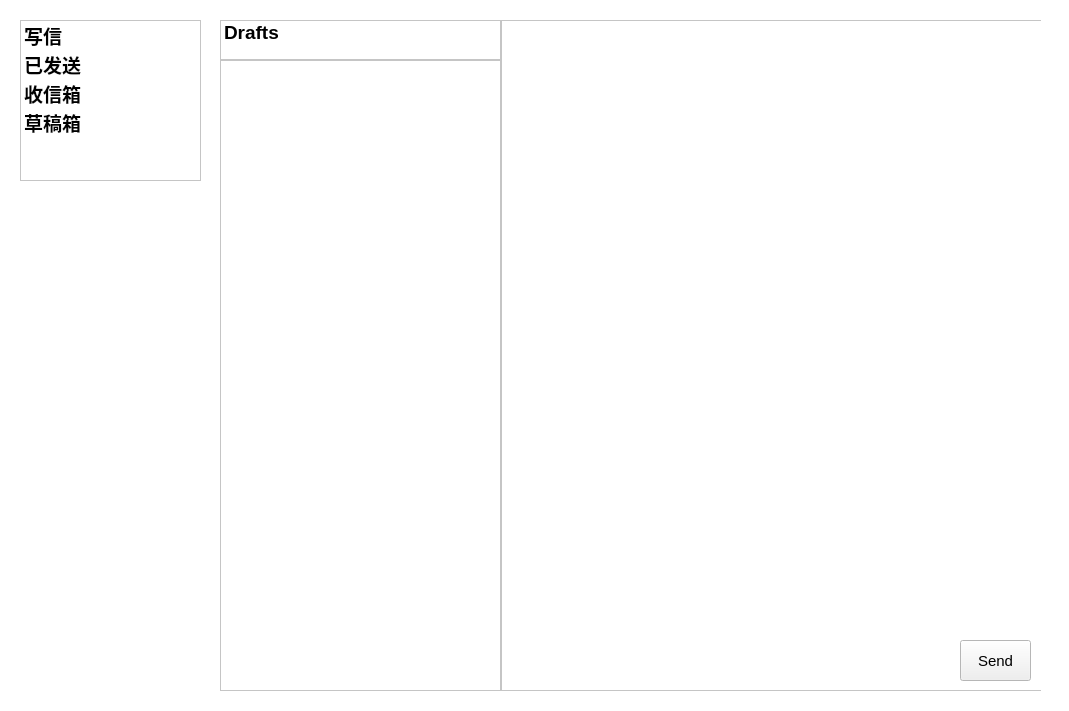
<?xml version="1.0" encoding="UTF-8"?>
<ui version="4.0">
 <class>MainWindow</class>
 <widget class="QWidget" name="MainWindow">
  <property name="geometry">
   <rect>
    <x>0</x>
    <y>0</y>
    <width>1069</width>
    <height>711</height>
   </rect>
  </property>
  <property name="minimumSize">
   <size>
    <width>1069</width>
    <height>711</height>
   </size>
  </property>
  <property name="maximumSize">
   <size>
    <width>106900</width>
    <height>71100</height>
   </size>
  </property>
  <property name="palette">
   <palette>
    <active>
     <colorrole role="Base">
      <brush brushstyle="SolidPattern">
       <color alpha="255">
        <red>255</red>
        <green>255</green>
        <blue>255</blue>
       </color>
      </brush>
     </colorrole>
     <colorrole role="Window">
      <brush brushstyle="SolidPattern">
       <color alpha="255">
        <red>255</red>
        <green>255</green>
        <blue>255</blue>
       </color>
      </brush>
     </colorrole>
    </active>
    <inactive>
     <colorrole role="Base">
      <brush brushstyle="SolidPattern">
       <color alpha="255">
        <red>255</red>
        <green>255</green>
        <blue>255</blue>
       </color>
      </brush>
     </colorrole>
     <colorrole role="Window">
      <brush brushstyle="SolidPattern">
       <color alpha="255">
        <red>255</red>
        <green>255</green>
        <blue>255</blue>
       </color>
      </brush>
     </colorrole>
    </inactive>
    <disabled>
     <colorrole role="Base">
      <brush brushstyle="SolidPattern">
       <color alpha="255">
        <red>255</red>
        <green>255</green>
        <blue>255</blue>
       </color>
      </brush>
     </colorrole>
     <colorrole role="Window">
      <brush brushstyle="SolidPattern">
       <color alpha="255">
        <red>255</red>
        <green>255</green>
        <blue>255</blue>
       </color>
      </brush>
     </colorrole>
    </disabled>
   </palette>
  </property>
  <property name="windowTitle">
   <string>EasyMail</string>
  </property>
  <property name="windowIcon">
   <iconset>
    <normaloff>image/dove1.png</normaloff>image/dove1.png</iconset>
  </property>
  <widget class="QWidget" name="verticalLayoutWidget">
   <property name="geometry">
    <rect>
     <x>20</x>
     <y>20</y>
     <width>181</width>
     <height>161</height>
    </rect>
   </property>
   <layout class="QVBoxLayout" name="verticalLayout">
    <item>
     <widget class="QListWidget" name="listWidget">
      <item>
       <property name="text">
        <string>写信</string>
       </property>
       <property name="font">
        <font>
         <family>Microsoft YaHei UI</family>
         <pointsize>14</pointsize>
         <weight>75</weight>
         <bold>true</bold>
        </font>
       </property>
       <property name="background">
        <brush brushstyle="NoBrush">
         <color alpha="255">
          <red>0</red>
          <green>0</green>
          <blue>0</blue>
         </color>
        </brush>
       </property>
       <property name="foreground">
        <brush brushstyle="NoBrush">
         <color alpha="255">
          <red>0</red>
          <green>0</green>
          <blue>0</blue>
         </color>
        </brush>
       </property>
       <property name="icon">
        <iconset>
         <normaloff>image/pencil2.png</normaloff>image/pencil2.png</iconset>
       </property>
      </item>
      <item>
       <property name="text">
        <string>已发送</string>
       </property>
       <property name="font">
        <font>
         <family>Microsoft YaHei UI</family>
         <pointsize>14</pointsize>
         <weight>75</weight>
         <bold>true</bold>
        </font>
       </property>
       <property name="icon">
        <iconset>
         <normaloff>image/sended.png</normaloff>image/sended.png</iconset>
       </property>
      </item>
      <item>
       <property name="text">
        <string>收信箱</string>
       </property>
       <property name="font">
        <font>
         <family>Microsoft YaHei UI</family>
         <pointsize>14</pointsize>
         <weight>75</weight>
         <bold>true</bold>
         <kerning>true</kerning>
        </font>
       </property>
       <property name="icon">
        <iconset>
         <normaloff>image/inbox.png</normaloff>image/inbox.png</iconset>
       </property>
      </item>
      <item>
       <property name="text">
        <string>草稿箱</string>
       </property>
       <property name="font">
        <font>
         <family>Microsoft YaHei UI</family>
         <pointsize>14</pointsize>
         <weight>75</weight>
         <bold>true</bold>
        </font>
       </property>
       <property name="icon">
        <iconset>
         <normaloff>image/contacts.png</normaloff>image/contacts.png</iconset>
       </property>
      </item>
     </widget>
    </item>
   </layout>
  </widget>
  <widget class="QWidget" name="horizontalLayoutWidget">
   <property name="geometry">
    <rect>
     <x>220</x>
     <y>20</y>
     <width>821</width>
     <height>671</height>
    </rect>
   </property>
   <layout class="QHBoxLayout" name="horizontalLayout">
    <item>
     <widget class="QStackedWidget" name="stackedWidget">
      <property name="currentIndex">
       <number>3</number>
      </property>
      <widget class="QWidget" name="pageCompose">
       <widget class="QLabel" name="labelNewMail">
        <property name="geometry">
         <rect>
          <x>10</x>
          <y>0</y>
          <width>91</width>
          <height>31</height>
         </rect>
        </property>
        <property name="font">
         <font>
          <family>Microsoft YaHei Light</family>
          <pointsize>12</pointsize>
          <weight>50</weight>
          <bold>false</bold>
         </font>
        </property>
        <property name="text">
         <string>新邮件</string>
        </property>
       </widget>
       <widget class="QLabel" name="labelTo">
        <property name="geometry">
         <rect>
          <x>10</x>
          <y>40</y>
          <width>91</width>
          <height>31</height>
         </rect>
        </property>
        <property name="font">
         <font>
          <family>Microsoft YaHei Light</family>
          <pointsize>12</pointsize>
          <weight>50</weight>
          <bold>false</bold>
         </font>
        </property>
        <property name="text">
         <string>收件方</string>
        </property>
       </widget>
       <widget class="QLineEdit" name="lineEditTo">
        <property name="geometry">
         <rect>
          <x>90</x>
          <y>40</y>
          <width>721</width>
          <height>31</height>
         </rect>
        </property>
        <property name="font">
         <font>
          <family>Microsoft YaHei UI</family>
          <pointsize>11</pointsize>
         </font>
        </property>
        <property name="inputMethodHints">
         <set>Qt::ImhNone</set>
        </property>
        <property name="text">
         <string/>
        </property>
       </widget>
       <widget class="QLabel" name="labelSubject">
        <property name="geometry">
         <rect>
          <x>20</x>
          <y>120</y>
          <width>91</width>
          <height>31</height>
         </rect>
        </property>
        <property name="font">
         <font>
          <family>Microsoft YaHei Light</family>
          <pointsize>12</pointsize>
          <weight>50</weight>
          <bold>false</bold>
         </font>
        </property>
        <property name="text">
         <string>主题</string>
        </property>
       </widget>
       <widget class="QLineEdit" name="lineEditSubject">
        <property name="geometry">
         <rect>
          <x>90</x>
          <y>120</y>
          <width>721</width>
          <height>31</height>
         </rect>
        </property>
        <property name="font">
         <font>
          <family>Microsoft YaHei UI</family>
          <pointsize>11</pointsize>
         </font>
        </property>
        <property name="text">
         <string/>
        </property>
       </widget>
       <widget class="QTextEdit" name="textEdit">
        <property name="geometry">
         <rect>
          <x>10</x>
          <y>160</y>
          <width>801</width>
          <height>451</height>
         </rect>
        </property>
        <property name="font">
         <font>
          <family>Microsoft YaHei UI</family>
          <pointsize>10</pointsize>
         </font>
        </property>
       </widget>
       <widget class="QPushButton" name="pushButtonSend">
        <property name="geometry">
         <rect>
          <x>290</x>
          <y>620</y>
          <width>71</width>
          <height>41</height>
         </rect>
        </property>
        <property name="font">
         <font>
          <family>Microsoft YaHei UI</family>
          <pointsize>11</pointsize>
         </font>
        </property>
        <property name="text">
         <string>发送</string>
        </property>
       </widget>
       <widget class="QPushButton" name="pushButtonSave">
        <property name="geometry">
         <rect>
          <x>450</x>
          <y>620</y>
          <width>71</width>
          <height>41</height>
         </rect>
        </property>
        <property name="font">
         <font>
          <family>Microsoft YaHei UI</family>
          <pointsize>11</pointsize>
         </font>
        </property>
        <property name="text">
         <string>保存</string>
        </property>
       </widget>
       <widget class="QLabel" name="labelTo_2">
        <property name="geometry">
         <rect>
          <x>20</x>
          <y>80</y>
          <width>91</width>
          <height>31</height>
         </rect>
        </property>
        <property name="font">
         <font>
          <family>Microsoft YaHei Light</family>
          <pointsize>12</pointsize>
          <weight>50</weight>
          <bold>false</bold>
         </font>
        </property>
        <property name="text">
         <string>抄送</string>
        </property>
       </widget>
       <widget class="QLineEdit" name="lineEditTo_2">
        <property name="geometry">
         <rect>
          <x>90</x>
          <y>80</y>
          <width>721</width>
          <height>31</height>
         </rect>
        </property>
        <property name="font">
         <font>
          <family>Microsoft YaHei UI</family>
          <pointsize>11</pointsize>
         </font>
        </property>
        <property name="inputMethodHints">
         <set>Qt::ImhNone</set>
        </property>
        <property name="text">
         <string/>
        </property>
       </widget>
      </widget>
      <widget class="QWidget" name="pageSended"/>
      <widget class="QWidget" name="pageInbox">
       <widget class="QListWidget" name="listWidget_2">
        <property name="geometry">
         <rect>
          <x>0</x>
          <y>40</y>
          <width>281</width>
          <height>631</height>
         </rect>
        </property>
       </widget>
       <widget class="QTextBrowser" name="textBrowser">
        <property name="geometry">
         <rect>
          <x>280</x>
          <y>0</y>
          <width>541</width>
          <height>671</height>
         </rect>
        </property>
        <property name="font">
         <font>
          <family>Microsoft YaHei UI</family>
          <pointsize>10</pointsize>
         </font>
        </property>
        <property name="html">
         <string>&lt;!DOCTYPE HTML PUBLIC &quot;-//W3C//DTD HTML 4.0//EN&quot; &quot;http://www.w3.org/TR/REC-html40/strict.dtd&quot;&gt;
&lt;html&gt;&lt;head&gt;&lt;meta name=&quot;qrichtext&quot; content=&quot;1&quot; /&gt;&lt;style type=&quot;text/css&quot;&gt;
p, li { white-space: pre-wrap; }
&lt;/style&gt;&lt;/head&gt;&lt;body style=&quot; font-family:'Microsoft YaHei UI'; font-size:10pt; font-weight:400; font-style:normal;&quot;&gt;
&lt;p style=&quot;-qt-paragraph-type:empty; margin-top:0px; margin-bottom:0px; margin-left:0px; margin-right:0px; -qt-block-indent:0; text-indent:0px;&quot;&gt;&lt;br /&gt;&lt;/p&gt;&lt;/body&gt;&lt;/html&gt;</string>
        </property>
       </widget>
       <widget class="QPushButton" name="Reflesh_Button">
        <property name="geometry">
         <rect>
          <x>240</x>
          <y>0</y>
          <width>40</width>
          <height>40</height>
         </rect>
        </property>
        <property name="text">
         <string/>
        </property>
        <property name="icon">
         <iconset>
          <normaloff>image/refresh2.png</normaloff>image/refresh2.png</iconset>
        </property>
        <property name="iconSize">
         <size>
          <width>40</width>
          <height>40</height>
         </size>
        </property>
       </widget>
       <widget class="QPushButton" name="Delete_Button">
        <property name="geometry">
         <rect>
          <x>770</x>
          <y>620</y>
          <width>40</width>
          <height>40</height>
         </rect>
        </property>
        <property name="text">
         <string/>
        </property>
        <property name="icon">
         <iconset>
          <normaloff>image/TRASH BIN.png</normaloff>image/TRASH BIN.png</iconset>
        </property>
        <property name="iconSize">
         <size>
          <width>40</width>
          <height>40</height>
         </size>
        </property>
       </widget>
       <widget class="QListWidget" name="listWidget_4">
        <property name="geometry">
         <rect>
          <x>0</x>
          <y>0</y>
          <width>281</width>
          <height>40</height>
         </rect>
        </property>
        <item>
         <property name="text">
          <string>Inbox</string>
         </property>
         <property name="font">
          <font>
           <family>Microsoft YaHei UI</family>
           <pointsize>14</pointsize>
           <weight>75</weight>
           <bold>true</bold>
          </font>
         </property>
         <property name="icon">
          <iconset>
           <normaloff>image/inbox.png</normaloff>image/inbox.png</iconset>
         </property>
        </item>
       </widget>
       <zorder>listWidget_2</zorder>
       <zorder>textBrowser</zorder>
       <zorder>Delete_Button</zorder>
       <zorder>listWidget_4</zorder>
       <zorder>Reflesh_Button</zorder>
      </widget>
      <widget class="QWidget" name="pageContacts">
       <widget class="QListWidget" name="listWidgetDrafts">
        <property name="geometry">
         <rect>
          <x>0</x>
          <y>40</y>
          <width>281</width>
          <height>631</height>
         </rect>
        </property>
        <property name="font">
         <font>
          <pointsize>10</pointsize>
         </font>
        </property>
       </widget>
       <widget class="QTextBrowser" name="textBrowser_2">
        <property name="geometry">
         <rect>
          <x>281</x>
          <y>0</y>
          <width>541</width>
          <height>671</height>
         </rect>
        </property>
        <property name="font">
         <font>
          <family>Microsoft YaHei UI</family>
          <pointsize>10</pointsize>
         </font>
        </property>
       </widget>
       <widget class="QPushButton" name="Resend_button">
        <property name="geometry">
         <rect>
          <x>740</x>
          <y>620</y>
          <width>71</width>
          <height>41</height>
         </rect>
        </property>
        <property name="font">
         <font>
          <family>Microsoft YaHei UI</family>
          <pointsize>11</pointsize>
         </font>
        </property>
        <property name="text">
         <string>Send</string>
        </property>
       </widget>
       <widget class="QListWidget" name="listWidget_5">
        <property name="geometry">
         <rect>
          <x>0</x>
          <y>0</y>
          <width>281</width>
          <height>40</height>
         </rect>
        </property>
        <item>
         <property name="text">
          <string>Drafts</string>
         </property>
         <property name="font">
          <font>
           <family>Microsoft YaHei UI</family>
           <pointsize>14</pointsize>
           <weight>75</weight>
           <bold>true</bold>
          </font>
         </property>
         <property name="icon">
          <iconset>
           <normaloff>image/contacts.png</normaloff>image/contacts.png</iconset>
         </property>
        </item>
       </widget>
      </widget>
      <widget class="QWidget" name="pageEmailSent">
       <widget class="QLabel" name="label">
        <property name="geometry">
         <rect>
          <x>320</x>
          <y>100</y>
          <width>111</width>
          <height>101</height>
         </rect>
        </property>
        <property name="text">
         <string/>
        </property>
        <property name="pixmap">
         <pixmap>image/EmailSentIcon.png</pixmap>
        </property>
       </widget>
       <widget class="QLabel" name="label_2">
        <property name="geometry">
         <rect>
          <x>300</x>
          <y>190</y>
          <width>161</width>
          <height>41</height>
         </rect>
        </property>
        <property name="font">
         <font>
          <family>Microsoft YaHei UI</family>
          <pointsize>14</pointsize>
          <weight>75</weight>
          <bold>true</bold>
         </font>
        </property>
        <property name="text">
         <string>邮件成功发送</string>
        </property>
       </widget>
       <widget class="QPushButton" name="pushButtonBackToInbox">
        <property name="geometry">
         <rect>
          <x>180</x>
          <y>300</y>
          <width>141</width>
          <height>41</height>
         </rect>
        </property>
        <property name="font">
         <font>
          <family>Microsoft YaHei UI</family>
          <pointsize>10</pointsize>
         </font>
        </property>
        <property name="text">
         <string>回到收信箱</string>
        </property>
       </widget>
       <widget class="QPushButton" name="pushButtonComposeAnotherEmail">
        <property name="geometry">
         <rect>
          <x>360</x>
          <y>300</y>
          <width>221</width>
          <height>41</height>
         </rect>
        </property>
        <property name="font">
         <font>
          <family>Microsoft YaHei UI</family>
          <pointsize>10</pointsize>
         </font>
        </property>
        <property name="text">
         <string>编写另一封邮件</string>
        </property>
       </widget>
       <widget class="QLabel" name="label_3">
        <property name="geometry">
         <rect>
          <x>250</x>
          <y>240</y>
          <width>441</width>
          <height>21</height>
         </rect>
        </property>
        <property name="font">
         <font>
          <family>Microsoft YaHei UI Light</family>
          <pointsize>10</pointsize>
         </font>
        </property>
        <property name="text">
         <string>邮件已发送并保存至&quot;sent&quot;文件夹中</string>
        </property>
       </widget>
      </widget>
     </widget>
    </item>
   </layout>
  </widget>
 </widget>
 <tabstops>
  <tabstop>lineEditTo</tabstop>
  <tabstop>lineEditSubject</tabstop>
  <tabstop>textEdit</tabstop>
  <tabstop>pushButtonSend</tabstop>
  <tabstop>pushButtonSave</tabstop>
  <tabstop>listWidget_4</tabstop>
  <tabstop>Reflesh_Button</tabstop>
  <tabstop>listWidget_2</tabstop>
  <tabstop>textBrowser</tabstop>
  <tabstop>Delete_Button</tabstop>
  <tabstop>listWidgetDrafts</tabstop>
  <tabstop>textBrowser_2</tabstop>
  <tabstop>Resend_button</tabstop>
  <tabstop>pushButtonBackToInbox</tabstop>
  <tabstop>pushButtonComposeAnotherEmail</tabstop>
 </tabstops>
 <resources/>
 <connections/>
</ui>
